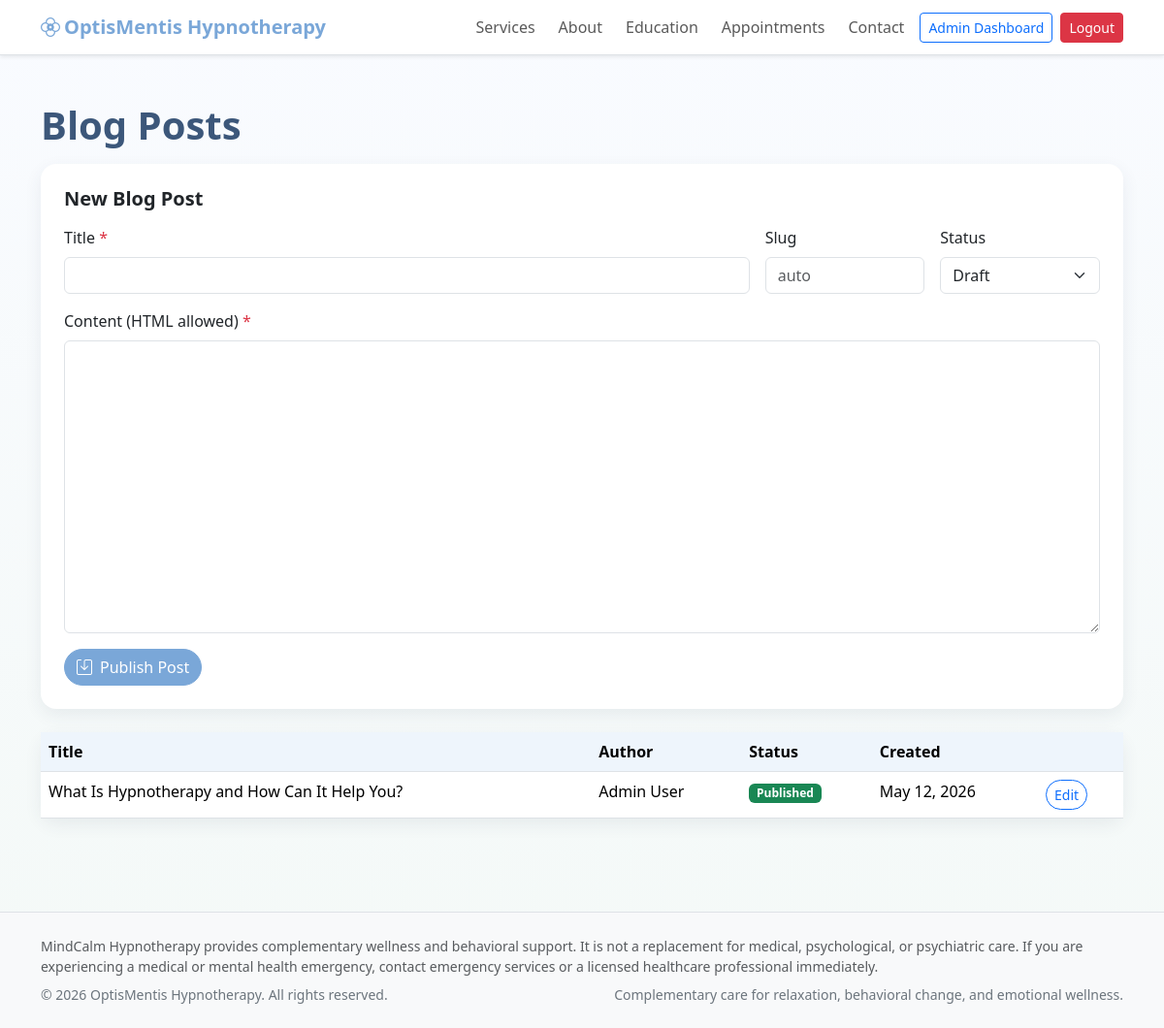
Page /admin/blog_posts.php (signed in) on the committed database.
### tables this page shows
CREATE TABLE IF NOT EXISTS blog_posts (
    id              INT UNSIGNED AUTO_INCREMENT PRIMARY KEY,
    title           VARCHAR(255) NOT NULL,
    slug            VARCHAR(270) NOT NULL UNIQUE,
    content         LONGTEXT NOT NULL,
    featured_image  VARCHAR(255) DEFAULT NULL,
    author_id       INT UNSIGNED DEFAULT NULL,
    status          ENUM('draft','published') NOT NULL DEFAULT 'draft',
    created_at      DATETIME NOT NULL DEFAULT CURRENT_TIMESTAMP,
    updated_at      DATETIME NOT NULL DEFAULT CURRENT_TIMESTAMP ON UPDATE CURRENT_TIMESTAMP,
    CONSTRAINT fk_bp_author FOREIGN KEY (author_id) REFERENCES users(id) ON DELETE SET NULL
);

CREATE TABLE IF NOT EXISTS users (
    id              INT UNSIGNED AUTO_INCREMENT PRIMARY KEY,
    full_name       VARCHAR(150) NOT NULL,
    email           VARCHAR(180) NOT NULL UNIQUE,
    phone           VARCHAR(30)  DEFAULT NULL,
    password        VARCHAR(255) NOT NULL,
    role            ENUM('client','admin','therapist') NOT NULL DEFAULT 'client',
    profile_photo   VARCHAR(255) DEFAULT NULL,
    status          ENUM('active','inactive','pending') NOT NULL DEFAULT 'pending',
    created_at      DATETIME NOT NULL DEFAULT CURRENT_TIMESTAMP,
    updated_at      DATETIME NOT NULL DEFAULT CURRENT_TIMESTAMP ON UPDATE CURRENT_TIMESTAMP
);

### includes/functions.php (called while the page is built, shortened)
<?php
function e(string $value): string
{
    return htmlspecialchars($value, ENT_QUOTES, 'UTF-8');
}
function sanitize_input(?string $value): string
{
    return trim((string) $value);
}
function post(string $key, string $default = ''): string
{
    return sanitize_input($_POST[$key] ?? $default);
}

### admin/blog_posts.php (the view, shortened to what this page needs)
<?php
require_once __DIR__ . '/../config/db.php';
$editPost = null;
$posts = $pdo->query("SELECT bp.*, u.full_name AS author_name FROM blog_posts bp LEFT JOIN users u ON u.id = bp.author_id ORDER BY bp.created_at DESC")->fetchAll();
require_once __DIR__ . '/../includes/header.php';
?>
<div class="container">
    <h1 class="page-title mt-4 mb-3">Blog Posts</h1>
    <div class="card section-card p-4 mb-4">
        <h5 class="fw-bold mb-3"><?= $editPost ? 'Edit Post' : 'New Blog Post' ?></h5>
        <form method="post" novalidate>
            <div class="row g-3 mb-3">
                <div class="col-md-8">
                    <label class="form-label">Title <span class="text-danger">*</span></label>
                    <input type="text" name="title" class="form-control" value="<?= e($editPost['title'] ?? post('title')) ?>">
                </div>
                <div class="col-md-2">
                    <label class="form-label">Slug</label>
                    <input type="text" name="slug" class="form-control" value="<?= e($editPost['slug'] ?? post('slug')) ?>" placeholder="auto">
                </div>
                <div class="col-md-2">
                    <label class="form-label">Status</label>
                    <select name="status" class="form-select">
                        <option value="draft" <?= ($editPost['status'] ?? 'draft') === 'draft' ? 'selected' : '' ?>>Draft</option>
                    </select>
                </div>
            </div>
            <div class="mb-3">
                <label class="form-label">Content (HTML allowed) <span class="text-danger">*</span></label>
                <textarea name="content" class="form-control" rows="12"><?= htmlspecialchars($editPost['content'] ?? ($_POST['content'] ?? ''), ENT_QUOTES, 'UTF-8') ?></textarea>
            </div>
            <button class="btn btn-primary rounded-pill"><i class="bi bi-save me-2"></i><?= $editPost ? 'Update Post' : 'Publish Post' ?></button>
        </form>
    </div>
    <div class="card section-card">
        <div class="table-responsive">
            <table class="table table-hover mb-0">
                <thead>
                    <tr>
                        <th>Title</th>
                        <th>Author</th>
                        <th>Status</th>
                        <th>Created</th>
                        <th></th>
                    </tr>
                </thead>
                <tbody>
                    <?php foreach ($posts as $p): ?>
                        <tr>
                            <td><?= e($p['title']) ?></td>
                            <td><?= e($p['author_name'] ?? '—') ?></td>
                            <td><span class="badge bg-<?= $p['status'] === 'published' ? 'success' : 'secondary' ?>"><?= e(ucfirst($p['status'])) ?></span></td>
                            <td><?= e(date('M d, Y', strtotime($p['created_at']))) ?></td>
                            <td><a href="blog_posts.php?edit=<?= (int)$p['id'] ?>" class="btn btn-sm btn-outline-primary rounded-pill">Edit</a></td>
                        </tr>
                    <?php endforeach; ?>
                </tbody>
            </table>
        </div>
    </div>
</div>
<?php require_once __DIR__ . '/../includes/footer.php'; ?>

### assets/css/style.css (style rules this page uses)
:root { --brand-blue: #7aa7d8; --brand-green: #97c7b2; --brand-lavender: #d8c7ea; --brand-ink: #314154; --brand-soft: #f6f9fc; }
body { font-family: "Segoe UI", Tahoma, Geneva, Verdana, sans-serif; background: linear-gradient(180deg, #f9fbff 0%, #f4f9f7 100%); color: var(--brand-ink); }
.btn-primary { background-color: var(--brand-blue); border-color: var(--brand-blue); }
.section-card { border: 0; border-radius: 1rem; box-shadow: 0 6px 18px rgba(49, 65, 84, 0.08); }
.table thead th { background-color: #eef5fc; }
.page-title { font-weight: 700; color: #3c577a; }

### rows in the picture
blog_posts: title "What Is Hypnotherapy and How Can It Help You?", author.full_name "Admin User", status "Published", created_at "May 12, 2026"

### other values in the picture
APP_NAME "OptisMentis Hypnotherapy"
